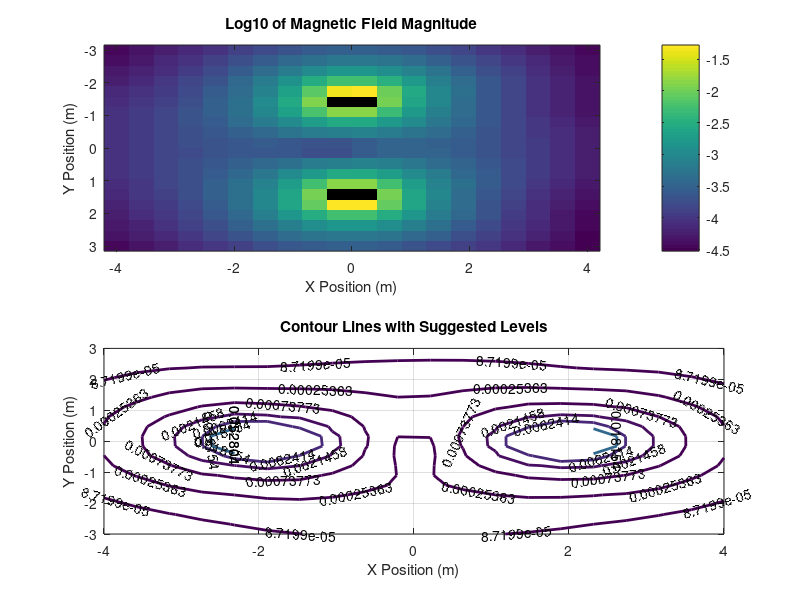

Here is the MATLAB script that generated this plot:
function diagnose_magnetic_field()
% Diagnose magnetic field values to understand why contour lines are not visible

close all;
clear;
clc;

% Same parameters as main function
magnet_positions = [
    -2.0,  0.0,  0.0;   % Left magnet
     2.0,  0.0,  0.0;   % Right magnet
     0.0,  0.0,  2.5    % Top magnet
];

magnet_orientations = [
    cosd(170),  sind(170),  0;    % Left magnet: rotated 170 degrees
     1,  0,  0;                   % Right magnet: pointing right
     0,  1,  0                    % Top magnet: pointing up
];

magnetic_moment = 15.0;
magnet_radius = 0.3;

fprintf('=== Magnetic Field Diagnosis ===\n');

% Test calculation on a small grid first
[X, Y] = meshgrid(linspace(-4, 4, 20), linspace(-3, 3, 20));
Z = zeros(size(X));

B_magnitude = zeros(size(X));
valid_points = 0;
total_points = numel(X);

fprintf('Calculating field on %d test points...\n', total_points);

for i = 1:numel(X)
    point = [X(i), Y(i), Z(i)];
    
    % Check if inside any magnet
    inside_magnet = false;
    for j = 1:3
        if norm(point - magnet_positions(j,:)) < magnet_radius * 1.1
            inside_magnet = true;
            break;
        end
    end
    
    if ~inside_magnet
        B_field = calculate_magnetic_field_debug(point, magnet_positions, magnet_orientations, magnetic_moment);
        B_magnitude(i) = norm(B_field);
        valid_points = valid_points + 1;
    else
        B_magnitude(i) = NaN;
    end
end

% Remove NaN values for statistics
valid_B = B_magnitude(~isnan(B_magnitude));

fprintf('Valid calculation points: %d/%d\n', valid_points, total_points);
fprintf('Magnetic field statistics:\n');
fprintf('  Min: %.2e T\n', min(valid_B));
fprintf('  Max: %.2e T\n', max(valid_B));
fprintf('  Mean: %.2e T\n', mean(valid_B));
fprintf('  Median: %.2e T\n', median(valid_B));

% Suggest contour levels
suggested_levels = logspace(log10(min(valid_B)), log10(max(valid_B)), 8);
fprintf('Suggested contour levels:\n');
for i = 1:length(suggested_levels)
    fprintf('  %.2e\n', suggested_levels(i));
end

% Create a simple 2D plot to visualize the field
figure('Position', [100, 100, 800, 600]);
subplot(2,1,1);
imagesc(linspace(-4, 4, 20), linspace(-3, 3, 20), log10(B_magnitude'));
colorbar;
title('Log10 of Magnetic Field Magnitude');
xlabel('X Position (m)');
ylabel('Y Position (m)');

subplot(2,1,2);
contour(X, Y, B_magnitude, suggested_levels, 'ShowText', 'on', 'LineWidth', 2);
title('Contour Lines with Suggested Levels');
xlabel('X Position (m)');
ylabel('Y Position (m)');
grid on;

% Test with the actual contour levels used in main function
test_levels = [1e-4, 3e-4, 1e-3, 3e-3, 1e-2];
fprintf('\nTesting with original contour levels:\n');
for i = 1:length(test_levels)
    count = sum(valid_B >= test_levels(i));
    fprintf('  Level %.1e: %d points above this level\n', test_levels(i), count);
end

end

function B_field = calculate_magnetic_field_debug(point, magnet_positions, magnet_orientations, magnetic_moment)
% Same calculation as main function but with debug info

B_field = [0, 0, 0];
mu_0_over_4pi = 1e-7;

for i = 1:size(magnet_positions, 1)
    magnet_pos = magnet_positions(i, :);
    magnet_orient = magnet_orientations(i, :);
    
    r_vec = point - magnet_pos;
    r_magnitude = norm(r_vec);
    
    if r_magnitude < 0.1
        continue;
    end
    
    r_unit = r_vec / r_magnitude;
    m_dot_r = dot(magnet_orient, r_unit);
    
    % Enhanced field strength for horizontal configuration
    B_dipole = (mu_0_over_4pi * magnetic_moment * 800) / r_magnitude^3 * ...
               (3 * m_dot_r * r_unit - magnet_orient);
    
    B_field = B_field + B_dipole;
end

end
